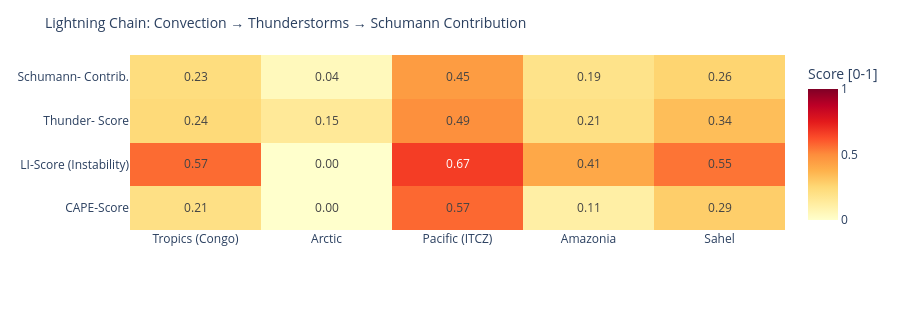

Source (notebook cell):
### Code cell
# ============================================================
# LIGHTNING CHAIN: Convection → Thunderstorms → Schumann
# Shows the causal chain per measurement point as heatmap
# ============================================================

def cape_score(v):
    """CAPE → normalized score [0,1]"""
    if v is None or pd.isna(v): return 0.0
    return min(1.0, float(v) / 3000)

def li_score(v):
    """Lifted Index: negative = unstable → score [0,1]"""
    if v is None or pd.isna(v): return 0.3
    return min(1.0, max(0.0, (-float(v) + 6) / 12))

def cloud_score(v):
    if v is None or pd.isna(v): return 0.3
    return float(v) / 100

def thunder_score(row):
    """Kombinierter Gewitterwahrscheinlichkeits-Score
    CAPE + LI + Bedeckung + WMO-Gewitter + konvektiver Niederschlag (showers)
    Hinweis: X-Ray und Kp sind kein Bestandteil – nur geomagn./solarer Kontext.
    """
    cs = cape_score(row.get('cape'))
    ls = li_score(row.get('li'))
    cl = cloud_score(row.get('cloud'))
    t  = 1.0 if row.get('thunderstorm') else 0.0
    # Convective precipitation (showers) as additional indicator
    sh = min(1.0, (row.get('showers') or 0) / 5.0)
    return round(cs * 0.30 + ls * 0.25 + cl * 0.15 + t * 0.20 + sh * 0.10, 3)

def schumann_contribution(t_score, lat):
    """Schumann contribution: higher in tropics (±30°), scaled by thunderstorm score"""
    lat_weight = max(0.3, 1.0 - abs(lat) / 60)
    return round(t_score * lat_weight, 3)

df_atm['cape_score']   = df_atm.apply(lambda r: cape_score(r['cape']), axis=1)
df_atm['li_score']     = df_atm.apply(lambda r: li_score(r['li']),    axis=1)
df_atm['thunder_score']= df_atm.apply(lambda r: thunder_score(r.to_dict()), axis=1)
df_atm['schumann_contribution'] = df_atm.apply(
    lambda r: schumann_contribution(r['thunder_score'], r['lat']), axis=1)

metrics = ['cape_score', 'li_score', 'thunder_score', 'schumann_contribution']
labels  = ['CAPE-Score', 'LI-Score\n(Instability)', 'Thunder-\nScore', 'Schumann-\nContrib.']
z_data  = [df_atm[m].tolist() for m in metrics]

fig = go.Figure(go.Heatmap(
    z=z_data,
    x=df_atm['point'].tolist(),
    y=labels,
    colorscale='YlOrRd',
    zmin=0, zmax=1,
    text=[[f'{v:.2f}' for v in row] for row in z_data],
    texttemplate='%{text}', textfont=dict(size=12),
    colorbar=dict(title='Score [0-1]')
))
fig.update_layout(
    title=dict(text='Lightning Chain: Convection → Thunderstorms → Schumann Contribution', font=dict(size=14)),
    height=310,
    plot_bgcolor='rgba(0,0,0,0)', paper_bgcolor='rgba(0,0,0,0)',
    margin=dict(l=130, r=80, t=55, b=80)
)
fig.show()

### Figure 1 — Plotly figure (JSON) as saved in the notebook; plotly's stock layout.template omitted (floating-point values rounded to 4 significant figures)
{"data": [{"colorbar": {"title": {"text": "Score [0-1]"}}, "colorscale": [[0.0, "rgb(255,255,204)"], [0.125, "rgb(255,237,160)"], [0.25, "rgb(254,217,118)"], [0.375, "rgb(254,178,76)"], [0.5, "rgb(253,141,60)"], [0.625, "rgb(252,78,42)"], [0.75, "rgb(227,26,28)"], [0.875, "rgb(189,0,38)"], [1.0, "rgb(128,0,38)"]], "text": [["0.21", "0.00", "0.57", "0.11", "0.29"], ["0.57", "0.00", "0.67", "0.41", "0.55"], ["0.24", "0.15", "0.49", "0.21", "0.34"], ["0.23", "0.04", "0.45", "0.19", "0.26"]], "textfont": {"size": 12}, "texttemplate": "%{text}", "type": "heatmap", "x": ["Tropics (Congo)", "Arctic", "Pacific (ITCZ)", "Amazonia", "Sahel"], "y": ["CAPE-Score", "LI-Score\n(Instability)", "Thunder-\nScore", "Schumann-\nContrib."], "z": [[0.2067, 0.0, 0.5733, 0.11, 0.2867], [0.5667, 0.0, 0.6667, 0.4083, 0.55], [0.241, 0.15, 0.491, 0.207, 0.337], [0.225, 0.045, 0.45, 0.19, 0.264]], "zmax": 1, "zmin": 0}], "layout": {"height": 310, "margin": {"b": 80, "l": 130, "r": 80, "t": 55}, "paper_bgcolor": "rgba(0,0,0,0)", "plot_bgcolor": "rgba(0,0,0,0)", "title": {"font": {"size": 14}, "text": "Lightning Chain: Convection → Thunderstorms → Schumann Contribution"}}}
